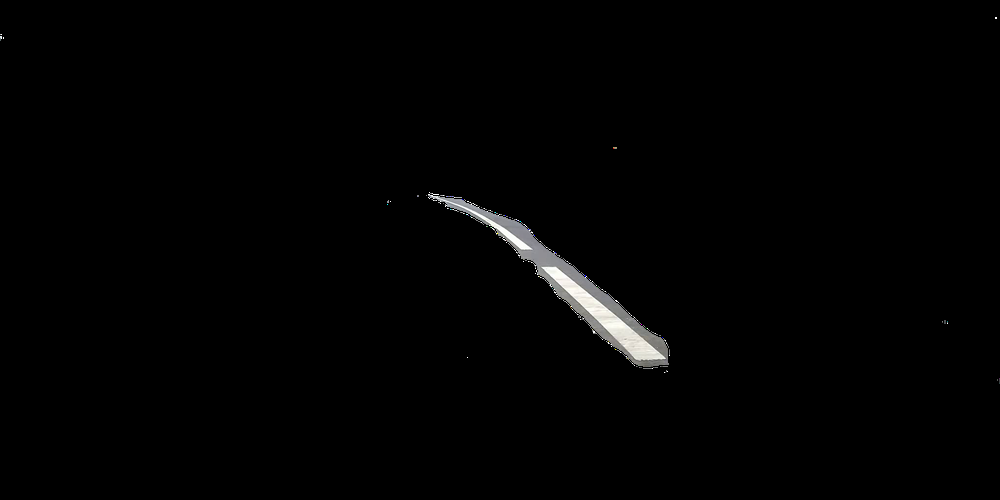
#> input picture data/download2.png, 1000 x 500 px, shrunk from 2048 x 1024 before the run, found by its file name
$ python lane_line_extract3.py
#> lines starting #> are read from the running program, lines starting #| are printed output that depends on the picture; after the words box and inside, x2 and y2 are one past the last pixel; in counts of white or black regions, pixels touching at a corner belong together
import cv2
import numpy as np
import matplotlib.pyplot as plt

img=cv2.imread('/home/hasantha/Desktop/repos/old-yolov4-deepsort-master/data/download2.png' ,0)
#> img: shape (500, 1000); min 0, max 255, mean 2.6
#img=img[423:998,806:1408]

ret, bw_img = cv2.threshold(img, 200, 255, cv2.THRESH_BINARY) #165
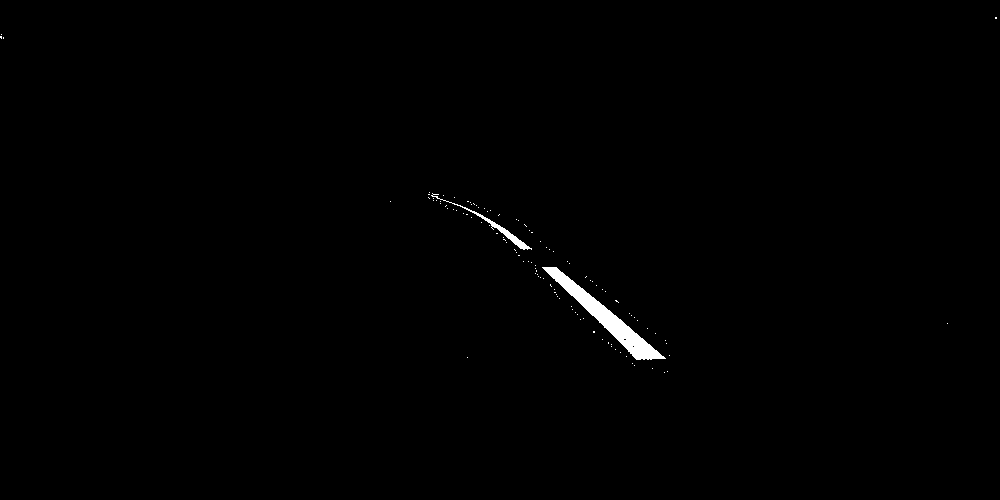
#> bw_img: shape (500, 1000); 0.52% white; 108 white regions (106 under 20 px), largest, box (x1, y1, x2, y2) and area: (542, 267, 666, 360) 2086, (431, 193, 532, 250) 381
kernel = np.ones((1,1),np.uint8)
#erosion = cv2.erode(img,kernel,iterations = 1)
opening = cv2.morphologyEx(bw_img, cv2.MORPH_OPEN, kernel)
#closing = cv2.morphologyEx(opening, cv2.MORPH_CLOSE, kernel)

#Append lane line coordinates to a matrix
lane_line_co=[]
x_cord_lane = np.where(opening == 255)[1]#+806     #+805
#> x_cord_lane = 2609 values, max 996 at index 1, min 0 at index 5, mean 585.6
y_cord_lane = np.where(opening == 255)[0]#+423     #+389
#> y_cord_lane = 2609 values from 17 to 372

for q in range(0, len(x_cord_lane)):
    lane_line_co.append((x_cord_lane[q],y_cord_lane[q]))
#> after the loop, lane_line_co = 2609 pairs, first value 0 to 996, second value 17 to 372


def get_lane_line_co():
    return x_cord_lane,y_cord_lane,lane_line_co

#print(lane_line_co)

#print(get_lane_line_co()[2])
